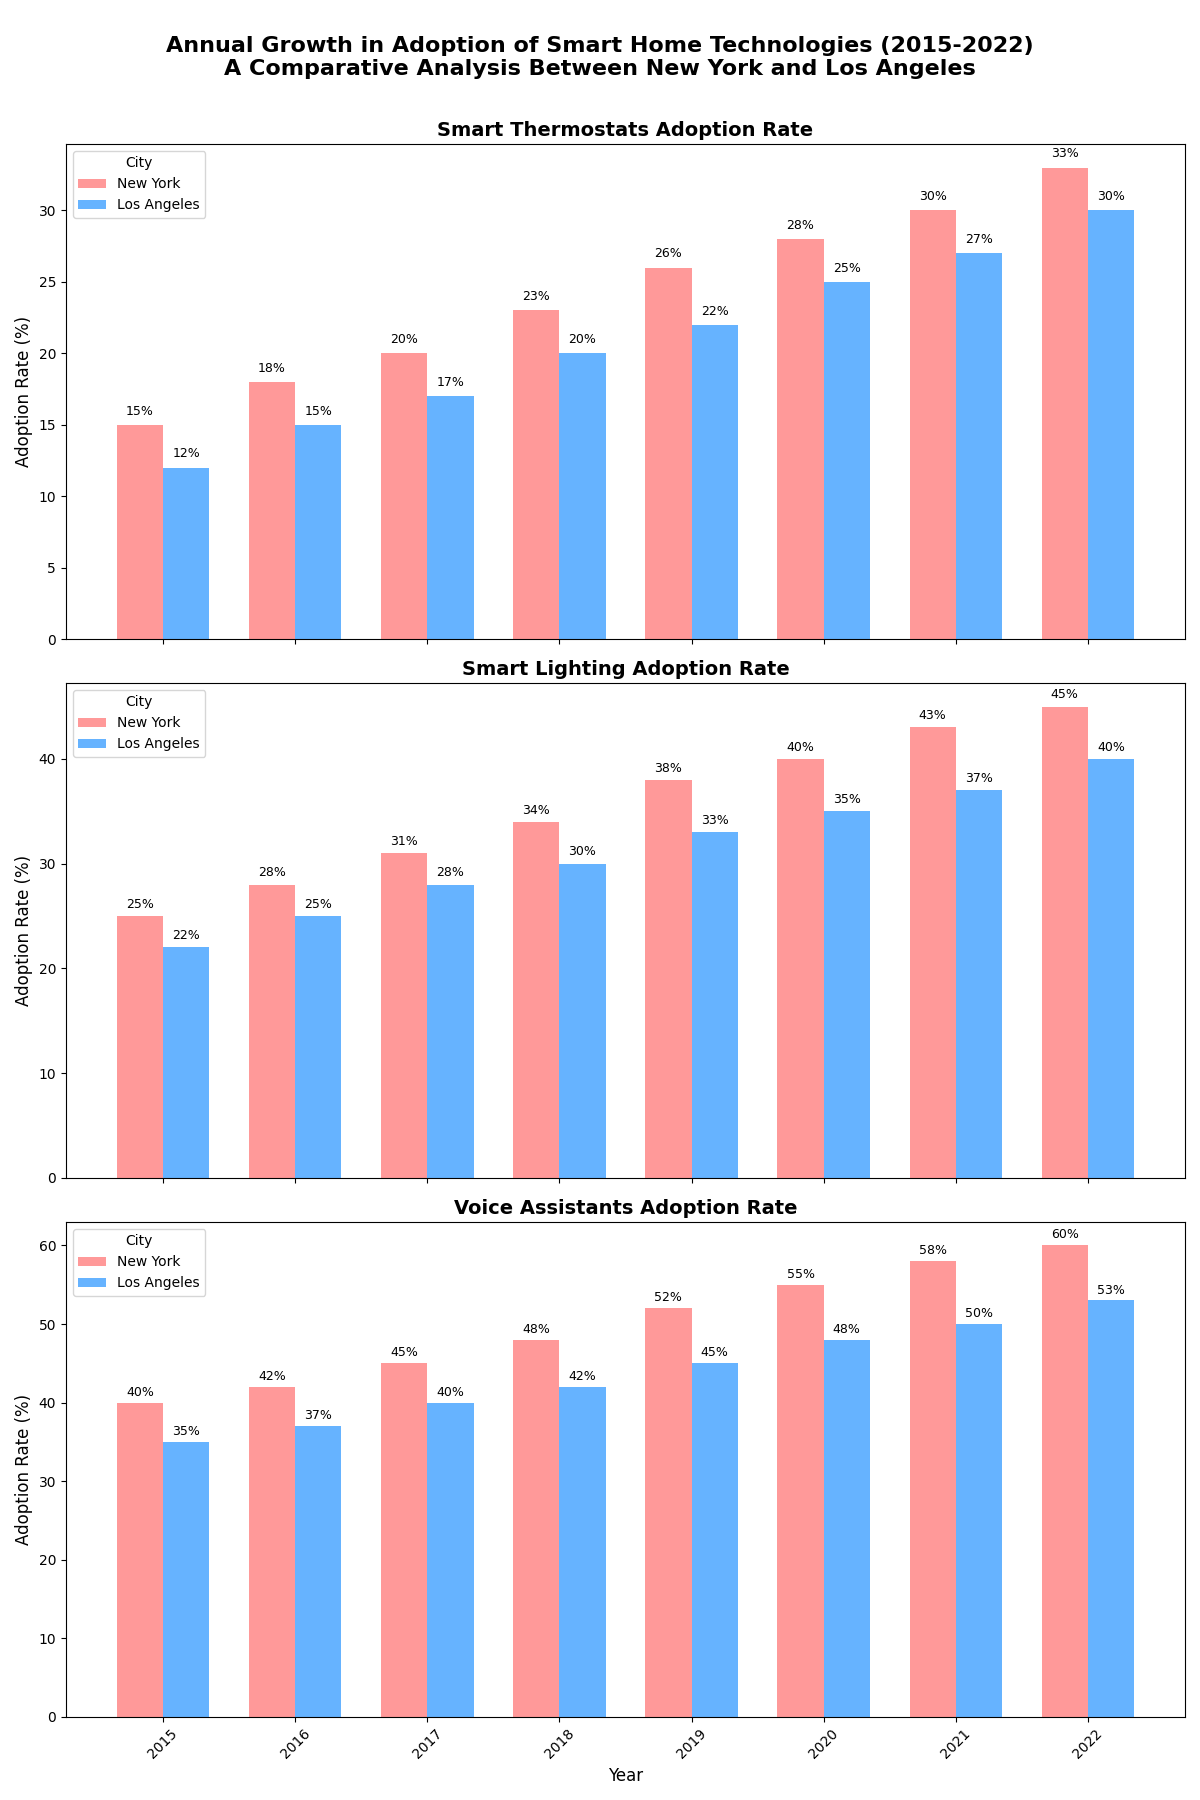

The Python source for this figure:
import matplotlib.pyplot as plt
import numpy as np

# Values for the years and cities
years = np.arange(2015, 2023)
cities = ['New York', 'Los Angeles']

# Data for the adoption rates (in percentage) of smart home technologies
voice_assistants = np.array([
    [40, 42, 45, 48, 52, 55, 58, 60],  # New York
    [35, 37, 40, 42, 45, 48, 50, 53]   # Los Angeles
])

smart_lighting = np.array([
    [25, 28, 31, 34, 38, 40, 43, 45],  # New York
    [22, 25, 28, 30, 33, 35, 37, 40]   # Los Angeles
])

smart_thermostats = np.array([
    [15, 18, 20, 23, 26, 28, 30, 33],  # New York
    [12, 15, 17, 20, 22, 25, 27, 30]   # Los Angeles
])

# Set up the figure and axes
fig, axs = plt.subplots(3, 1, figsize=(12, 18), sharex=True)

# Define the bar width
bar_width = 0.35
position = np.arange(len(years))

# Colors for cities
colors = ['#ff9999','#66b3ff']

# Titles for subplots
titles = ['Smart Thermostats Adoption Rate', 'Smart Lighting Adoption Rate', 'Voice Assistants Adoption Rate']

# Plotting data
for i, data in enumerate([smart_thermostats, smart_lighting, voice_assistants]):
    city1 = axs[i].bar(position - bar_width/2, data[0], bar_width, label=cities[0], color=colors[0])
    city2 = axs[i].bar(position + bar_width/2, data[1], bar_width, label=cities[1], color=colors[1])
    
    # Adding data labels
    for bar in city1 + city2:
        yval = bar.get_height()
        axs[i].text(bar.get_x() + bar.get_width()/2.0, yval + 0.5, f"{yval}%", ha='center', va='bottom', fontsize=9)

    axs[i].set_title(titles[i], fontsize=14, fontweight='bold')
    axs[i].set_ylabel('Adoption Rate (%)', fontsize=12)
    axs[i].legend(title='City', fontsize=10, loc='upper left')

# Set the x-axis on the last subplot
axs[-1].set_xticks(position)
axs[-1].set_xticklabels(years, rotation=45)
axs[-1].set_xlabel('Year', fontsize=12)

# Enhance layout and visual clarity
plt.tight_layout()

# Set the main title for the entire figure
fig.suptitle('Annual Growth in Adoption of Smart Home Technologies (2015-2022)\nA Comparative Analysis Between New York and Los Angeles',
             fontsize=16, fontweight='bold')
fig.subplots_adjust(top=0.92)

# Show the plot
plt.show()
